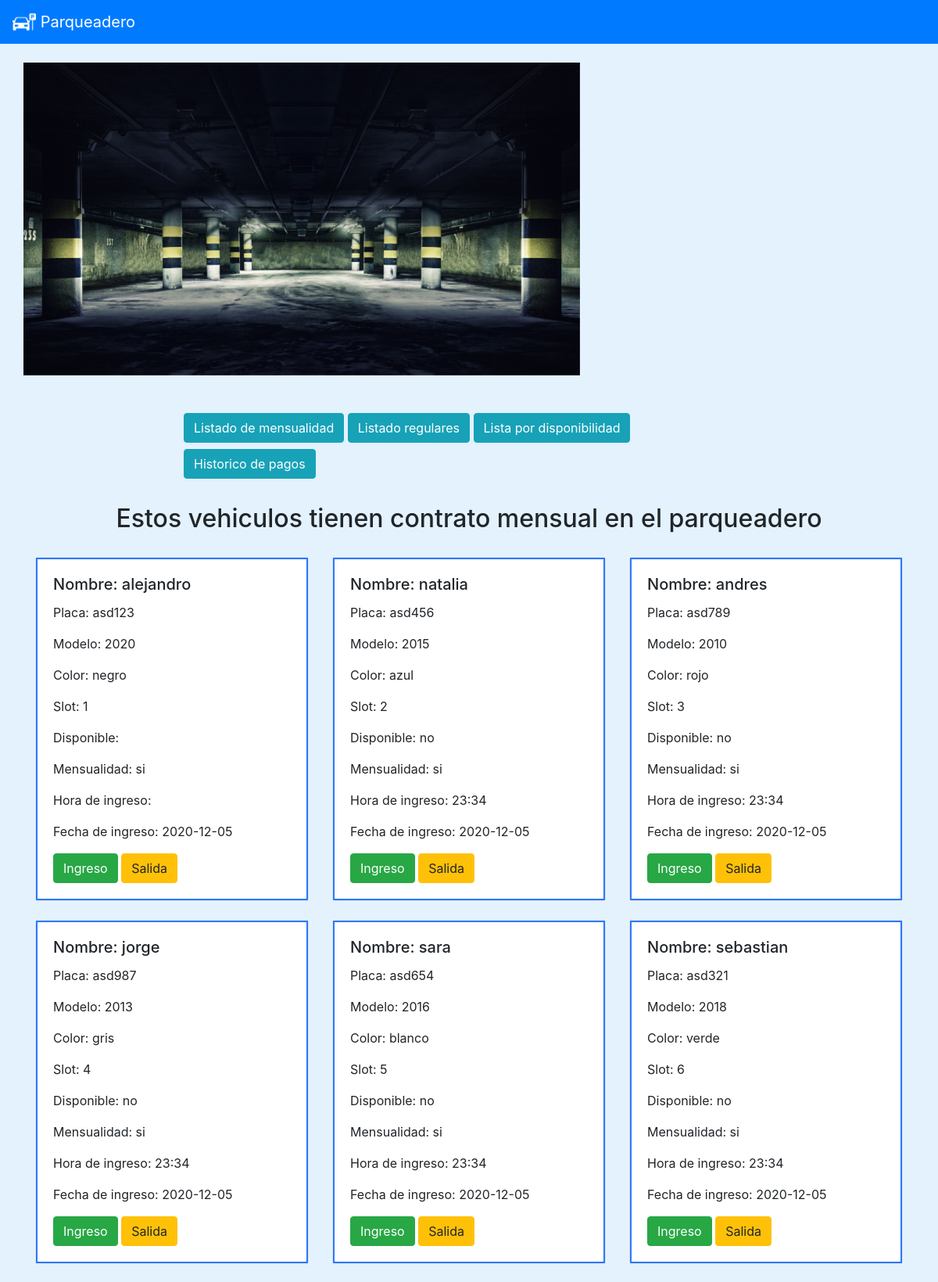
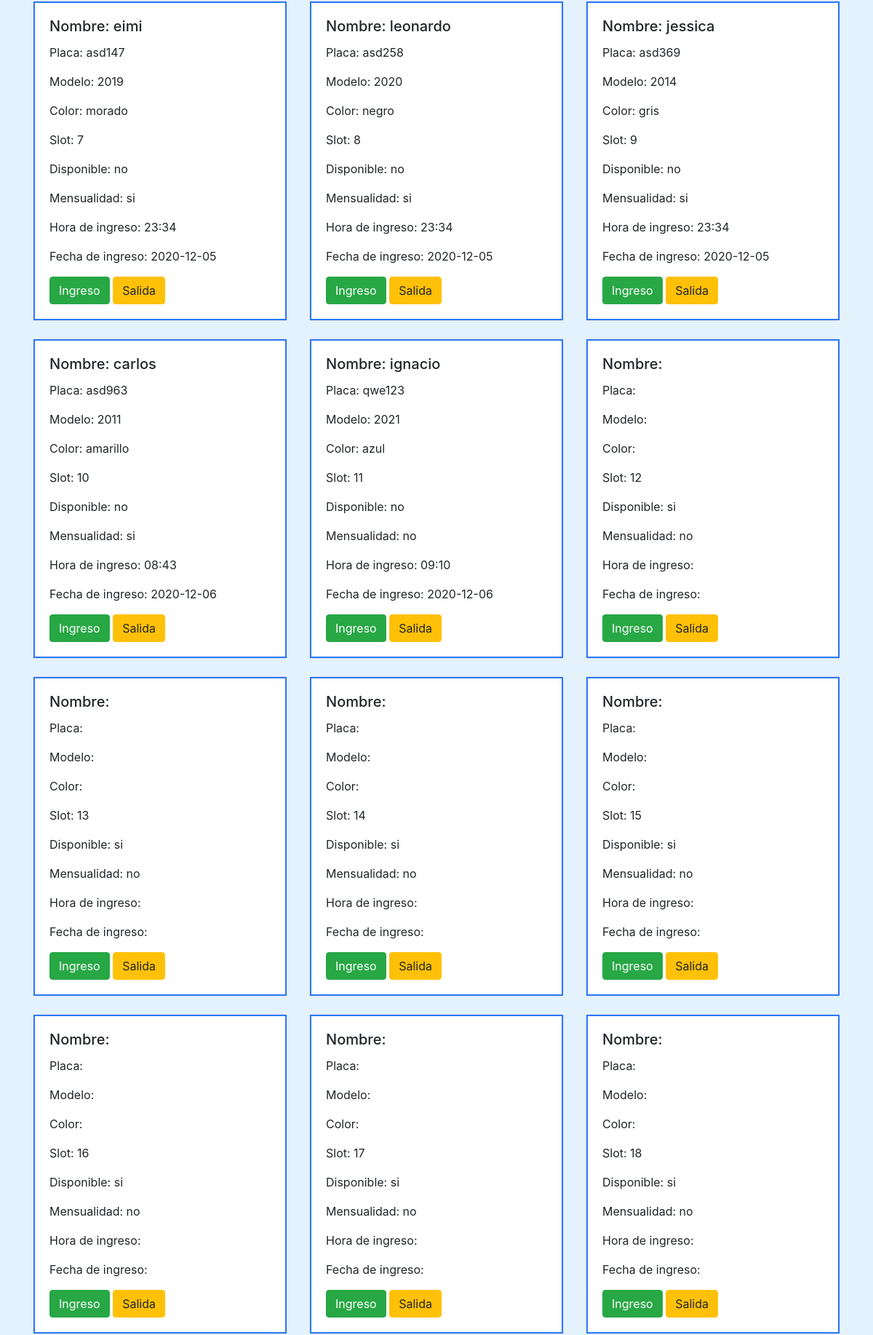
The page / (upper part) on the database its author committed (2 pictures, top to bottom).
### tables this page shows
CREATE TABLE `mensualidad` (
  `idslot` int(11) NOT NULL,
  `disponible` text NOT NULL,
  `placa` varchar(6) NOT NULL,
  `color` varchar(10) NOT NULL,
  `modelo` varchar(20) NOT NULL,
  `nombreConductor` varchar(30) NOT NULL,
  `foto` varchar(200) NOT NULL,
  `fechaingreso` varchar(20) NOT NULL,
  `horaingreso` varchar(20) NOT NULL,
  `contratomensual` text NOT NULL
);

### conexionBD.php (called while the page is built, shortened)
<?php
class conexionBD{
    public $usuariobd = "root";
    public $passwordbd = "";
    public function conectarbd(){
        $infobd = "mysql:host=localhost;port=3307;dbname=parqueadero";
        try{
            $conexionbd = new PDO($infobd, $this->usuariobd, $this->passwordbd);
            return ($conexionbd);
        }catch(PDOException $error){
            echo ($error->getMessage());
        }
    }
    public function lista($consultasql){
        $conexionbd = $this -> conectarbd();
        $consultaMensualidad = $conexionbd -> prepare ($consultasql);
        $consultaMensualidad -> setFetchMode (PDO::FETCH_ASSOC);
        $resultado = $consultaMensualidad -> execute();
        return ($consultaMensualidad -> fetchALL());
    }
}
?>

### index.php (the view, shortened to what this page needs)
<!DOCTYPE html>
<html lang="en">
<head>
    <link rel="stylesheet" href="https://cdn.jsdelivr.net/npm/bootstrap@4.5.3/dist/css/bootstrap.min.css"
>
    <link rel="stylesheet" href="estilos.css">
</head>
<body class="body">
    <header>
        <nav class="navbar navbar-dark  bg-primary">
            <a class="navbar-brand" href="index.php">
                <img src="img\coche-estacionado.png" width="30" height="30" class="d-inline-block align-top" alt=""
                    loading="lazy">
                Parqueadero
            </a>
        </nav>
    </header>
    <main>
        <br>
        <div class="container ">
            <div class="row">
                <div id="carouselExampleSlidesOnly" class="carousel slide" data-ride="carousel">
                    <div class="carousel-inner">
                        <div class="carousel-item active">
                            <img src="img\banner.jpg" class="d-block w-100 banner" alt="...">
                        </div>
                    </div>
                </div>
            </div>
        </div>
        <br>
        <br>
        <main>
            <div class="container  ">
                <div class="row justify-content-center ">
                    <div class="col-8 justify-content-center ">
                        <a href="listamensualidad.php" class="btn btn-info mb-2" active" role="button"
                            aria-pressed="true">Listado de mensualidad</a>
                        <a href="listadoregulares.php" class="btn btn-info mb-2" active" role="button"
                            aria-pressed="true">Listado regulares</a>
                        <a href="listadisponibilidad.php" class="btn btn-info mb-2" active" role="button"
                            aria-pressed="true">Lista por disponibilidad</a>
                        <a href="historicodepagos.php" class="btn btn-info mb-2" active" role="button"
                            aria-pressed="true">Historico de pagos</a>
                    </div>
                </div>
            </div>
            <?php
                include ("conexionBD.php");
                $transaccion = new conexionBD();
                $consultasql = "SELECT * FROM mensualidad WHERE 1";
                $mensualidad = $transaccion -> lista($consultasql);
            ?>
            <br>
            <h2 class="titulolistamensual">Estos vehiculos tienen contrato mensual en el parqueadero</h2>
            <div class="container">
                <div class="row row-cols-1 row-cols-md-3 ">
                    <?php foreach($mensualidad as $mensualidades): ?>
                    <div class="col mb-4">
                        <div class="card h-100">
                            <div class="card-body bordediv" id="card">
                                <h5 class="card-title">Nombre: <?php echo ($mensualidades["nombreConductor"]) ?></h5>
                                <p class="card-text">Placa: <?php echo ($mensualidades["placa"]) ?></p>
                                <p class="card-text">Modelo: <?php echo ($mensualidades["modelo"]) ?></p>
                                <p class="card-text">Color: <?php echo ($mensualidades["color"]) ?></p>
                                <p class="card-text">Slot: <?php echo ($mensualidades["idslot"]) ?></p>
                                <p class="card-text">Disponible: <?php echo ($mensualidades["disponible"]) ?></p>
                                <p class="card-text" id="cardnombre">Mensualidad:
                                    <?php echo ($mensualidades["contratomensual"]) ?></p>
                                <p class="card-text">Hora de ingreso: <?php echo ($mensualidades["horaingreso"]) ?></p>
                                <p class="card-text">Fecha de ingreso: <?php echo ($mensualidades["fechaingreso"]) ?>
                                </p>
                                <button type="button" class="btn btn-success" data-toggle="modal"
                                    data-target="#ingresar<?php echo ($mensualidades["idslot"])?>">
                                    Ingreso
                                </button>
                                <button type="button" class="btn btn-warning" data-toggle="modal"
                                    data-target="#salida<?php echo ($mensualidades["idslot"])?>">
                                    Salida
                                </button>
                            </div>
                        </div>
                    </div>
                    <?php endforeach ?>
                </div>
            </div>
        </main>
</body>
</html>

### estilos.css (style rules this page uses)
.body { background-color: #e3f2fd; }
.banner { height: 400px; }
.bordediv { border: #2979ff solid 2px; }
.titulolistamensual { text-align: center; margin-bottom: 30px; }

### rows shown on the page
mensualidad: nombreConductor "alejandro", placa "asd123", modelo "2020", color "negro", idslot "1", contratomensual "si", fechaingreso "2020-12-05"
mensualidad: nombreConductor "natalia", placa "asd456", modelo "2015", color "azul", idslot "2", disponible "no", contratomensual "si", horaingreso "23:34", fechaingreso "2020-12-05"
mensualidad: nombreConductor "andres", placa "asd789", modelo "2010", color "rojo", idslot "3", disponible "no", contratomensual "si", horaingreso "23:34", fechaingreso "2020-12-05"
mensualidad: nombreConductor "jorge", placa "asd987", modelo "2013", color "gris", idslot "4", disponible "no", contratomensual "si", horaingreso "23:34", fechaingreso "2020-12-05"
mensualidad: nombreConductor "sara", placa "asd654", modelo "2016", color "blanco", idslot "5", disponible "no", contratomensual "si", horaingreso "23:34", fechaingreso "2020-12-05"
mensualidad: nombreConductor "sebastian", placa "asd321", modelo "2018", color "verde", idslot "6", disponible "no", contratomensual "si", horaingreso "23:34", fechaingreso "2020-12-05"
mensualidad: nombreConductor "eimi", placa "asd147", modelo "2019", color "morado", idslot "7", disponible "no", contratomensual "si", horaingreso "23:34", fechaingreso "2020-12-05"
mensualidad: nombreConductor "leonardo", placa "asd258", modelo "2020", color "negro", idslot "8", disponible "no", contratomensual "si", horaingreso "23:34", fechaingreso "2020-12-05"
mensualidad: nombreConductor "jessica", placa "asd369", modelo "2014", color "gris", idslot "9", disponible "no", contratomensual "si", horaingreso "23:34", fechaingreso "2020-12-05"
mensualidad: nombreConductor "carlos", placa "asd963", modelo "2011", color "amarillo", idslot "10", disponible "no", contratomensual "si", horaingreso "08:43", fechaingreso "2020-12-06"
mensualidad: nombreConductor "ignacio", placa "qwe123", modelo "2021", color "azul", idslot "11", disponible "no", contratomensual "no", horaingreso "09:10", fechaingreso "2020-12-06"
mensualidad: idslot "12", disponible "si", contratomensual "no"
mensualidad: idslot "13", disponible "si", contratomensual "no"
mensualidad: idslot "14", disponible "si", contratomensual "no"
mensualidad: idslot "15", disponible "si", contratomensual "no"
mensualidad: idslot "16", disponible "si", contratomensual "no"
mensualidad: idslot "17", disponible "si", contratomensual "no"
mensualidad: idslot "18", disponible "si", contratomensual "no"
